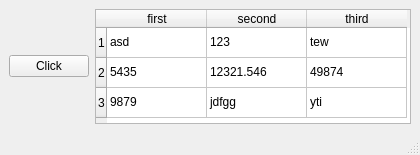
<?xml version="1.0" encoding="UTF-8"?>
<ui version="4.0">
 <class>MainWindow</class>
 <widget class="QMainWindow" name="MainWindow">
  <property name="geometry">
   <rect>
    <x>0</x>
    <y>0</y>
    <width>420</width>
    <height>155</height>
   </rect>
  </property>
  <property name="windowTitle">
   <string>MainWindow</string>
  </property>
  <widget class="QWidget" name="centralwidget">
   <layout class="QHBoxLayout" name="horizontalLayout">
    <item>
     <widget class="QPushButton" name="pushButton">
      <property name="text">
       <string>Click</string>
      </property>
     </widget>
    </item>
    <item>
     <widget class="QTableWidget" name="tableWidget">
      <row>
       <property name="text">
        <string>1</string>
       </property>
      </row>
      <row>
       <property name="text">
        <string>2</string>
       </property>
      </row>
      <row>
       <property name="text">
        <string>3</string>
       </property>
      </row>
      <column>
       <property name="text">
        <string>first</string>
       </property>
      </column>
      <column>
       <property name="text">
        <string>second</string>
       </property>
      </column>
      <column>
       <property name="text">
        <string>third</string>
       </property>
      </column>
      <item row="0" column="0">
       <property name="text">
        <string>asd</string>
       </property>
      </item>
      <item row="0" column="1">
       <property name="text">
        <string>123</string>
       </property>
      </item>
      <item row="0" column="2">
       <property name="text">
        <string>tew</string>
       </property>
      </item>
      <item row="1" column="0">
       <property name="text">
        <string>5435</string>
       </property>
      </item>
      <item row="1" column="1">
       <property name="text">
        <string>12321.546</string>
       </property>
      </item>
      <item row="1" column="2">
       <property name="text">
        <string>49874</string>
       </property>
      </item>
      <item row="2" column="0">
       <property name="text">
        <string>9879</string>
       </property>
      </item>
      <item row="2" column="1">
       <property name="text">
        <string>jdfgg</string>
       </property>
      </item>
      <item row="2" column="2">
       <property name="text">
        <string>yti</string>
       </property>
      </item>
     </widget>
    </item>
   </layout>
  </widget>
  <widget class="QStatusBar" name="statusbar"/>
 </widget>
 <resources/>
 <connections>
  <connection>
   <sender>pushButton</sender>
   <signal>clicked()</signal>
   <receiver>tableWidget</receiver>
   <slot>hide()</slot>
   <hints>
    <hint type="sourcelabel">
     <x>23</x>
     <y>66</y>
    </hint>
    <hint type="destinationlabel">
     <x>98</x>
     <y>26</y>
    </hint>
   </hints>
  </connection>
 </connections>
</ui>
